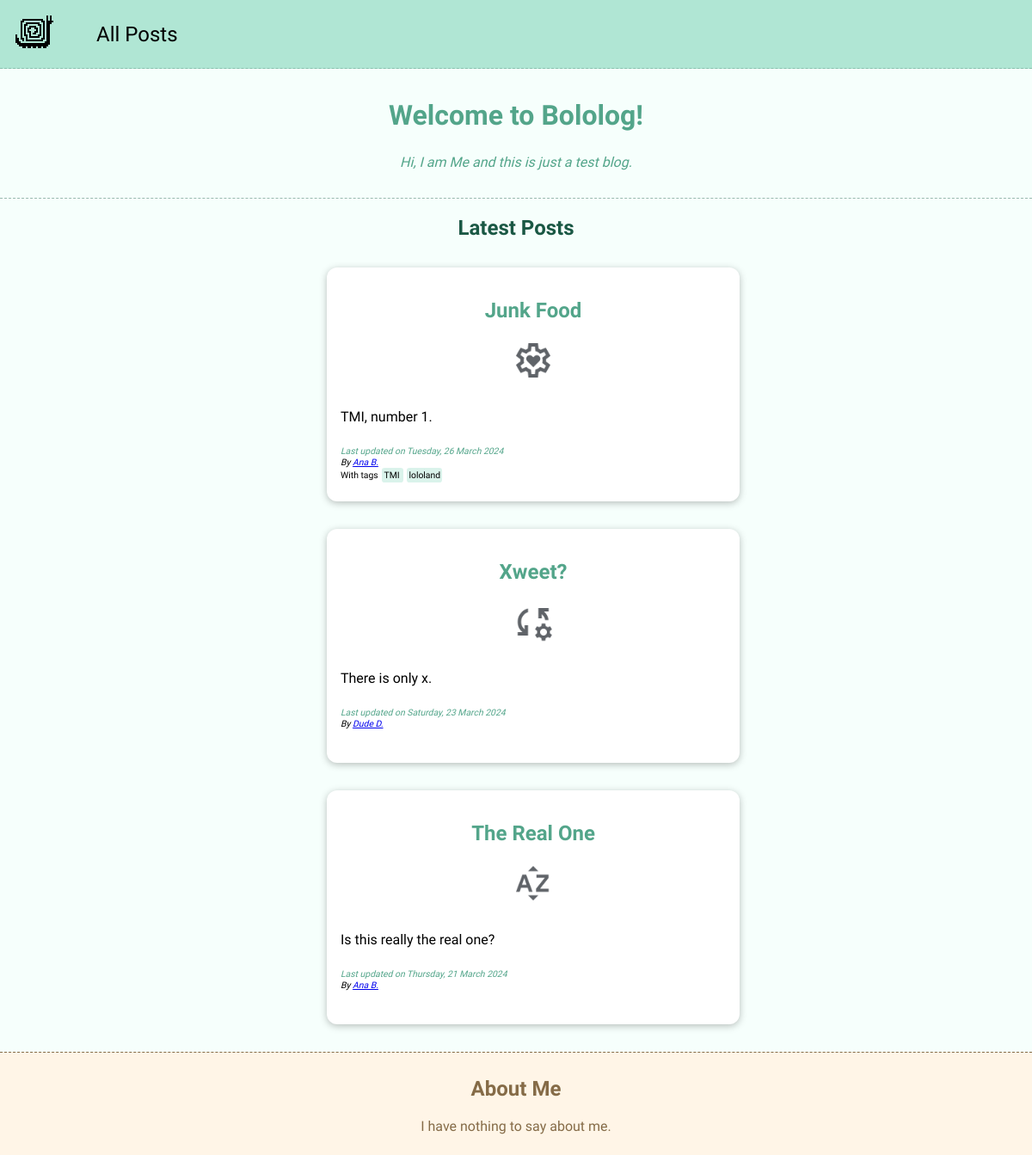
The app's page /, older data.
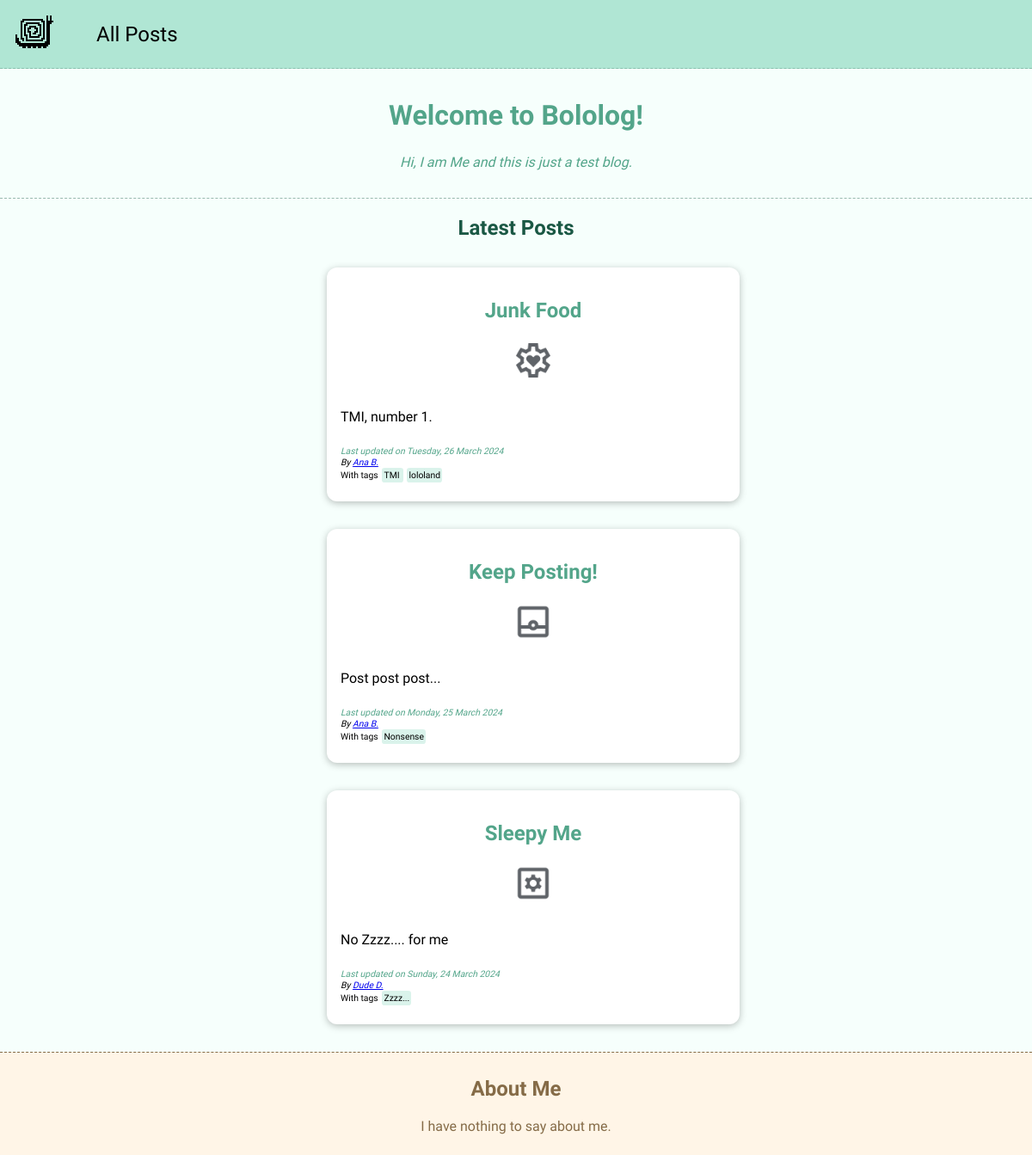
The same page, newer data.
### blog/models.py (models this page shows, shortened)
class Post(models.Model):
    title = models.CharField(max_length=200, blank=False)
    author = models.ForeignKey(Author, on_delete=models.SET_NULL, null=True, related_name="posts")
    date = models.DateField(auto_now=False, blank=False)
    slug = models.SlugField(unique=True)
    image = models.ImageField(upload_to='images', default="default.png")
    excerpt = models.CharField(max_length=500,blank=True)
    content = models.TextField(blank=False)
    tags = models.ManyToManyField(Tag, blank=True)
    def tags_as_list(self):
        return self.tags.all()
    def has_tags(self):
        return len(self.tags_as_list()) > 0

class Author(models.Model):
    first_name = models.CharField(max_length=200, blank=False)
    last_name = models.CharField(max_length=200, blank=False)
    email_address = models.EmailField(blank=True)
    def full_name(self):
        return f"{self.first_name} {self.last_name}"

class Tag(models.Model):
    caption = models.CharField(max_length=100, blank=False)

### blog/views.py (the view)
# urls.py: path('', views.LastPostsView.as_view(), name='blog-home'),
class LastPostsView(ListView):
    template_name = 'blog/index.html'
    model = Post
    context_object_name = 'post_list'
    ordering = ['-date']
    def get_queryset(self):
        queryset = super().get_queryset()
        data = queryset[:3]
        return data

### blog/templates/blog/index.html (shortened to what this page needs)
{% extends 'base.html' %}
{% load static %}
{% block style_links %}
    <link rel="stylesheet" href="{% static 'blog/styles/index.css' %}" />
{% endblock %}
{% block content %}
    <section id="welcome-block">
        <header>
            <h1>Welcome to Bololog!</h1>
        </header>
        <p>Hi, I am Me and this is just a test blog.</p>
    </section>
    <hr>
    <section class="post-list">
        <h1>Latest Posts</h1>
        <ul>
            {% for post in post_list %}
                {% include 'blog/includes/post_preview.html' %}
            {% endfor %}
        </ul>
    </section>
    <section id="about">
        <h2>About Me</h2>
        <p>I have nothing to say about me.</p>
    </section>
{% endblock %}

### blog/templates/blog/includes/post_preview.html
{% load static %}
<li>
    <article class="post">
        <h2 class="post-title"><a href="{% url 'post' post.slug %}">{{ post.title }}</a></h2>
        <img class="post-preview-avatar" src="{{ post.image.url }}" alt="{{ post.title }}" />
        <p class="post-preview">{{ post.excerpt }}</p>
        <div class="post-preview-time">Last updated on <time>{{ post.date|date:"l, d F Y" }}</time></div>
        <address class="post-preview-address">
            By <a href="mailto:{{ post.author.email_address }}">{{ post.author.full_name }}</a>
        </address>
        {% if post.has_tags %}
            <div class="post-tags">With tags {% for tag in post.tags_as_list %} <span class="tag-span"> {{ tag.caption }} </span> {% endfor %}</div>
        {% endif %}
    </article>
</li>

Row changes from the older to the newer data that the page shows:
no longer on this page (row unchanged): Post: title "Xweet?", image (picture), excerpt "There is only x.", date "Saturday, 23 March 2024", author.full_name "Dude D."
no longer on this page (row unchanged): Post: title "The Real One", image (picture), excerpt "Is this really the real one?", date "Thursday, 21 March 2024", author.full_name "Ana B."
added Post: title "Keep Posting!", image (picture), excerpt "Post post post...", date "Monday, 25 March 2024", author.full_name "Ana B."
now on this page (row unchanged): Tag: caption "Nonsense", shown under "Keep Posting!"
added Post: title "Sleepy Me", image (picture), excerpt "No Zzzz.... for me", date "Sunday, 24 March 2024", author.full_name "Dude D."
added Tag: caption "Zzzz...", shown under "Sleepy Me"
